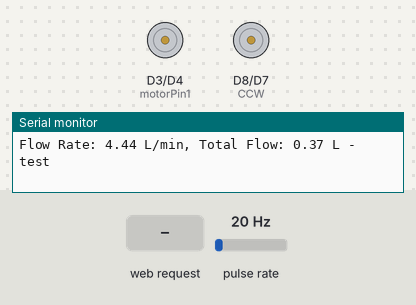
This sketch was run on a simulated ESP8266 (NodeMCU). Parts: motor-driver pin pairs drawn as motors (green arrow = first pin HIGH = forward, orange = second pin HIGH = backward, longer = more drive), the last lines printed to the serial monitor. Wiring (inferred from the names in the program): pulse sensor: data D2. The test bench sets the inputs (shaded band); at power-on: pulse rate 20 Hz. WiFi joins after 1.5 s; servers stay silent unless stated; a WiFi scan finds three made-up networks.

Above: at 5.2 s.
5.3 s: HTTP request GET /testMotor received
At 6.0 s:
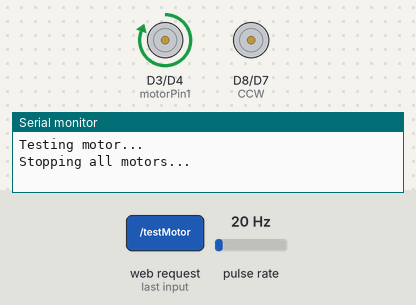
8.3 s: HTTP request GET /testPump received
At 9.6 s:
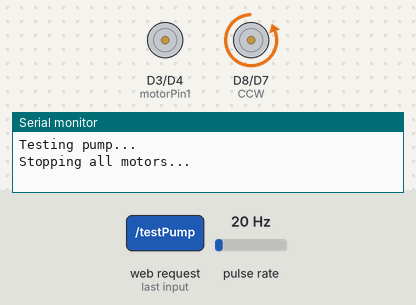
At 11.1 s:
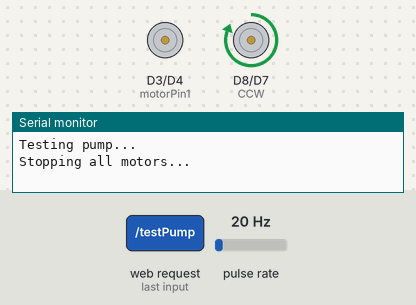
Timing chart, 0 to 13.8 s (numbered marks = the images above; inputs shaded):
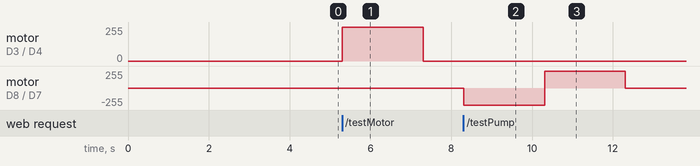

The sketch:

iflush.ino
```cpp
#include <ESP8266WiFi.h>
#include <ESP8266WebServer.h>

const char* ssid = "RedmiNote11";
const char* password = "sudarsini";

ESP8266WebServer server(80);

const int motorPin1 = D3;
const int motorPin2 = D4;
#define CW D7
#define CCW D8

volatile int pulseCount = 0;
const int flowSensorPin = D2;
const float calibrationFactor = 4.5;

float flowRate = 0.0;
float flowLiters = 0.0;
unsigned long previousMillis = 0;
const unsigned long interval = 1000;

bool systemActive = false;

void IRAM_ATTR pulseCounter() {
    pulseCount++;
}

void handleRoot() {
    Serial.println("Handling root page request...");
    String html = "<html>\
        <head>\
            <title>iFlush</title>\
            <script>\
                setInterval(function(){\
                    fetch('/flowrate')\
                    .then(response => response.json())\
                    .then(data => {\
                        document.getElementById('flowRate').innerText = 'Flow Rate (L/min): ' + data.flowRate;\
                        document.getElementById('flowLiters').innerText = 'Total Flow (L): ' + data.flowLiters;\
                    });\
                }, 5000);\
            </script>\
        </head>\
        <body>\
            <h1>iFlush System</h1>\
            <p id='flowRate'>Flow Rate (L/min): " + String(flowRate) + "</p>\
            <p id='flowLiters'>Total Flow (L): " + String(flowLiters) + "</p>\
            <form action='/activate' method='GET'>\
                <button type='submit'>Activate System</button>\
            </form>\
            <form action='/deactivate' method='GET'>\
                <button type='submit'>Deactivate System</button>\
            </form>\
            <h2>Test Motor and Pump</h2>\
            <form action='/testMotor' method='GET'>\
                <button type='submit'>Test Motor</button>\
            </form>\
            <form action='/testPump' method='GET'>\
                <button type='submit'>Test Pump</button>\
            </form>\
        </body>\
    </html>";
    server.send(200, "text/html", html);
}

void handleActivate() {
    Serial.println("System activated");
    systemActive = true;
    server.send(200, "text/html", "<h1>System Activated</h1><a href='/'>Go Back</a>");
}

void handleDeactivate() {
    Serial.println("System deactivated");
    systemActive = false;
    stopAllMotors();
    server.send(200, "text/html", "<h1>System Deactivated</h1><a href='/'>Go Back</a>");
}

void handleTestMotor() {
    Serial.println("Testing motor...");
    stopAllMotors();
    digitalWrite(motorPin1, HIGH);
    digitalWrite(motorPin2, LOW);
    delay(2000);
    stopAllMotors();
    server.send(200, "text/html", "<h1>Motor Tested (Forward)</h1><a href='/'>Go Back</a>");
}

void handleTestPump() {
    Serial.println("Testing pump...");
    stopAllMotors();
    digitalWrite(CW, HIGH);
    delay(2000);
    digitalWrite(CW, LOW);
    digitalWrite(CCW, HIGH);
    delay(2000);
    digitalWrite(CCW, LOW);
    server.send(200, "text/html", "<h1>Pump Tested (CW/CCW)</h1><a href='/'>Go Back</a>");
}

void stopAllMotors() {
    Serial.println("Stopping all motors...");
    digitalWrite(motorPin1, LOW);
    digitalWrite(motorPin2, LOW);
    digitalWrite(CW, LOW);
    digitalWrite(CCW, LOW);
}

void handleFlowRate() {
    flowRate = (pulseCount / calibrationFactor);
    flowLiters += (flowRate / 60);
    pulseCount = 0;

    String jsonResponse = "{\"flowRate\": " + String(flowRate, 2) + ", \"flowLiters\": " + String(flowLiters, 2) + "}";
    Serial.print("Flow Rate: ");
    Serial.print(flowRate);
    Serial.print(" L/min, Total Flow: ");
    Serial.print(flowLiters);
    Serial.println(" L");

    server.send(200, "application/json", jsonResponse);
}

void setup() {
    Serial.begin(115200);
    Serial.println("Starting system...");

    pinMode(flowSensorPin, INPUT_PULLUP);
    attachInterrupt(digitalPinToInterrupt(flowSensorPin), pulseCounter, RISING);

    pinMode(CW, OUTPUT);
    pinMode(CCW, OUTPUT);
    digitalWrite(CW, LOW);
    digitalWrite(CCW, LOW);

    pinMode(motorPin1, OUTPUT);
    pinMode(motorPin2, OUTPUT);
    digitalWrite(motorPin1, LOW);
    digitalWrite(motorPin2, LOW);

    WiFi.mode(WIFI_STA);
    int n = WiFi.scanNetworks();
    for (int i = 0; i < n; i++) {
        Serial.println(WiFi.SSID(i));
    }

    WiFi.begin(ssid, password);
    while (WiFi.status() != WL_CONNECTED) {
        delay(1000);
    }
    Serial.println("\nConnected to Wi-Fi");
    Serial.print("IP Address: ");
    Serial.println(WiFi.localIP());

    server.on("/", handleRoot);
    server.on("/activate", handleActivate);
    server.on("/deactivate", handleDeactivate);
    server.on("/testMotor", handleTestMotor);
    server.on("/testPump", handleTestPump);
    server.on("/flowrate", handleFlowRate);  // Endpoint for flow rate data
    server.begin();
}

void loop() {
    server.handleClient();

    unsigned long currentMillis = millis();

    if (currentMillis - previousMillis >= interval) {
        previousMillis = currentMillis;

        flowRate = (pulseCount / calibrationFactor);
        flowLiters += (flowRate / 60);
        pulseCount = 0;

        Serial.print("Flow Rate: ");
        Serial.print(flowRate);
        Serial.print(" L/min, Total Flow: ");
        Serial.print(flowLiters);
        Serial.println(" L - test");

        if (systemActive) {
            if (flowRate < 0.5) {
                Serial.println("Flow rate is low, starting motor forward...");
                digitalWrite(CW, HIGH);
                digitalWrite(CCW, LOW);
                digitalWrite(motorPin1, HIGH);
                digitalWrite(motorPin2, LOW);
                delay(2000);
            } else if (flowRate > 0.5 && flowRate <= 1.0) {

              for (int i = 0; i < 10; i++) {
                stopAllMotors();
                delay(500);
                digitalWrite(CW, HIGH);
                digitalWrite(CCW, LOW);
                digitalWrite(motorPin1, HIGH);
                digitalWrite(motorPin2, LOW);
                delay(500);
              }
                Serial.println("Flow rate is moderate, running motor moderately...");
                stopAllMotors();
                delay(10000);
            } else {
                Serial.println("Flow rate is high, stopping motor...");
                stopAllMotors();
                delay(10000);
            }
        }
    }

    delay(100);
}
```

Measured:
- after the input at 5.3 s, motor on D3 (motorPin1) / D4 (motorPin2): stopped → forward 255/255 at once, → stopped 2.0 s later
- after the input at 8.3 s, motor on D8 (CCW) / D7 (CW): stopped → backward 255/255 at once, → forward 255/255 2.0 s later, → stopped 2.0 s later
